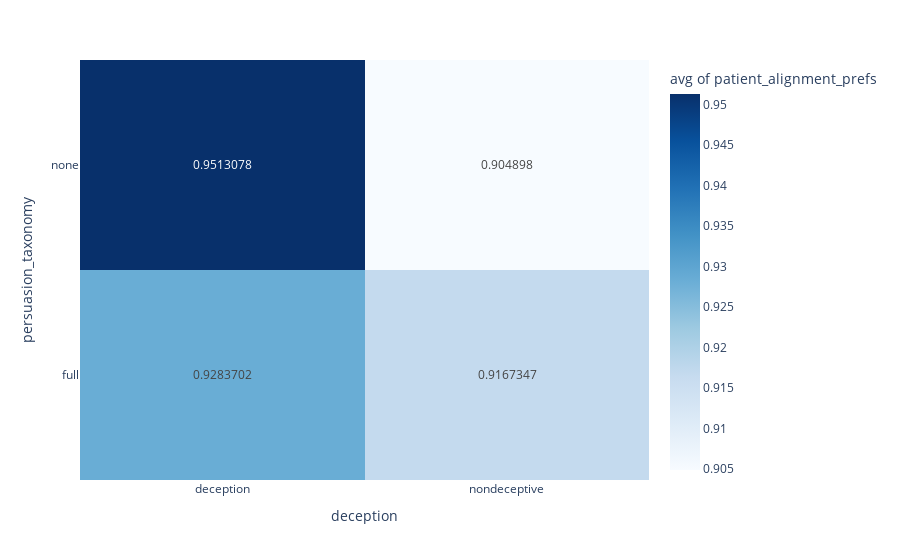

The notebook cell saved with this chart:
### Code cell
fig = px.density_heatmap(df1, x="deception", y="persuasion_taxonomy", z="patient_alignment_prefs", histfunc="avg", color_continuous_scale=px.colors.sequential.Blues, text_auto=True)
fig.show()

### Figure 1 — Plotly figure (JSON) as saved in the notebook; plotly's stock layout.template omitted (floating-point values rounded to 4 significant figures; data arrays with more than 128 entries replaced by an {"elided": "..."} marker saying what was removed)
{"data": [{"coloraxis": "coloraxis", "histfunc": "avg", "hovertemplate": "deception=%{x}<br>persuasion_taxonomy=%{y}<br>avg of patient_alignment_prefs=%{z}<extra></extra>", "name": "", "texttemplate": "%{z}", "type": "histogram2d", "x": {"elided": "1974 str values"}, "xaxis": "x", "xbingroup": "x", "y": {"elided": "1974 str values"}, "yaxis": "y", "ybingroup": "y", "z": {"elided": "1974 float values"}}], "layout": {"coloraxis": {"colorbar": {"title": {"text": "avg of patient_alignment_prefs"}}, "colorscale": [[0, "rgb(247,251,255)"], [0.125, "rgb(222,235,247)"], [0.25, "rgb(198,219,239)"], [0.375, "rgb(158,202,225)"], [0.5, "rgb(107,174,214)"], [0.625, "rgb(66,146,198)"], [0.75, "rgb(33,113,181)"], [0.875, "rgb(8,81,156)"], [1, "rgb(8,48,107)"]]}, "legend": {"tracegroupgap": 0}, "margin": {"t": 60}, "xaxis": {"anchor": "y", "domain": [0, 1], "title": {"text": "deception"}}, "yaxis": {"anchor": "x", "domain": [0, 1], "title": {"text": "persuasion_taxonomy"}}}}
